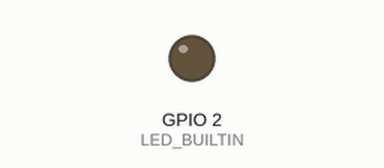
Recording of a sketch running on a simulated ESP8266 (NodeMCU). Parts: output pins drawn as LEDs (lit = HIGH, except the on-board LED, lit = LOW). WiFi joins after 1.5 s; servers stay silent unless stated; uploads are accepted with an empty reply; what the sketch prints to the serial monitor is not drawn.

Above: at 1.6 s.
At 61.8 s:
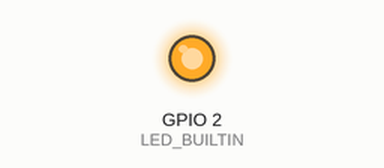
Timing chart, 0 to 123.4 s (numbered marks = the images above):
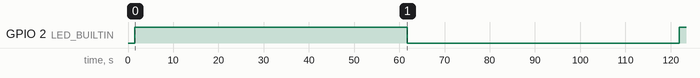

Measured:
- by itself, GPIO 2 (LED_BUILTIN): LOW → HIGH at 1.5 s, → LOW 60.2 s later, → HIGH 60.2 s later

The sketch:

IoTHook-template-esp-mx-8285.ino
```cpp
#include <ESP8266WiFi.h>
#include <ESP8266HTTPClient.h>

#define SERVER_IP "iothook.com"

#ifndef STASSID
#define STASSID "home"
#define STAPSK  "10203040"
#endif

int durum = 32;

// the setup function runs once when you press reset or power the board
void setup() {

  Serial.begin(115200);

  Serial.println();
  Serial.println();
  Serial.println();

 /* חיבור לוויפי עם סיסמא ושם רשת */
  WiFi.begin(STASSID, STAPSK);

  while (WiFi.status() != WL_CONNECTED) {
    delay(500);
    Serial.print(".");
  }
  Serial.println("");
  Serial.print("Connected! IP address: ");
  Serial.println(WiFi.localIP());

  // initialize digital pin LED_BUILTIN as an output.
  pinMode(LED_BUILTIN, OUTPUT);

}

void loop() {
  if ((WiFi.status() == WL_CONNECTED)) {
    WiFiClient client;
    HTTPClient http;

    Serial.print("[HTTP] begin...\n");
    // configure traged server and url
    http.begin(client, "http://" SERVER_IP "/api/update/"); //HTTP
    http.addHeader("Content-Type", "application/json");

    digitalWrite(LED_BUILTIN, !digitalRead(LED_BUILTIN));   // turn the LED on (HIGH is the voltage level)

    Serial.print("[HTTP] POST...\n");
    // start connection and send HTTP header and body
    int httpCode = http.POST("{\"api_key\":\"a47c1002d88c7d4739804c3a\",\"field_1\":\"" + String(durum) + "\"}");

    // httpCode will be negative on error
    if (httpCode > 0) {
      // HTTP header has been send and Server response header has been handled
      Serial.printf("[HTTP] POST... code: %d\n", httpCode);

      // file found at server
      if (httpCode == HTTP_CODE_OK) {
        const String& payload = http.getString();
        Serial.println("received payload:\n<<");
        Serial.println(">>");
      }
    } else {
      Serial.printf("[HTTP] POST... failed, error: %s\n", http.errorToString(httpCode).c_str());
    }

    http.end();
  }

  delay(60000);

}
```
